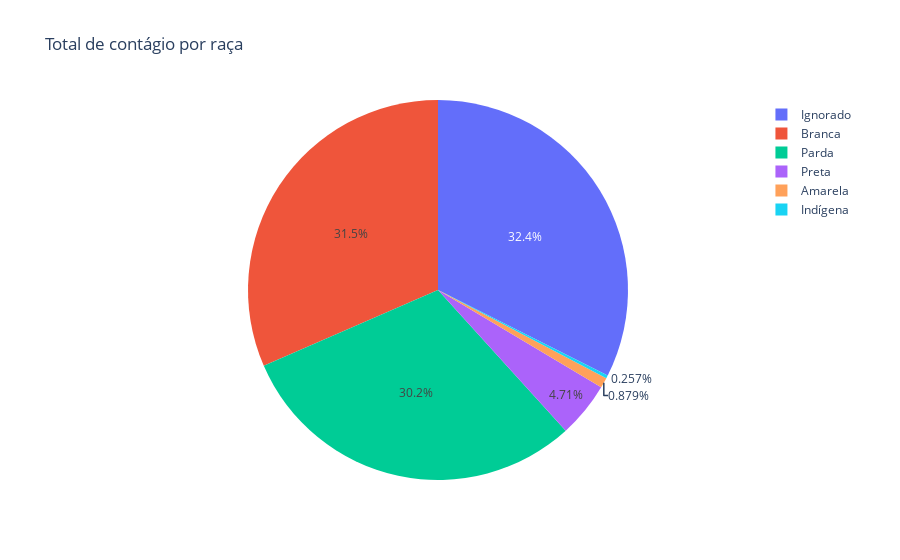

Notebook cell for this chart:
### Code cell
### Visualização de contágios por raça
raca = df.groupby('CS_RACA').size().to_dict()

data = go.Pie(labels = [*raca.keys()], values =  [*raca.values()] )

layout = go.Layout(title='Total de contágio por raça')
                   
fig = go.Figure(data=data, layout=layout)

# Exibindo figura/gráfico
py.iplot(fig)

### Figure 1 — Plotly figure (JSON) as saved in the notebook; plotly's stock layout.template omitted (floating-point values rounded to 4 significant figures)
{"data": [{"labels": ["Amarela", "Branca", "Ignorado", "Indígena", "Parda", "Preta"], "type": "pie", "values": [2868, 102870, 105761, 837, 98501, 15356]}], "layout": {"title": {"text": "Total de contágio por raça"}}}
